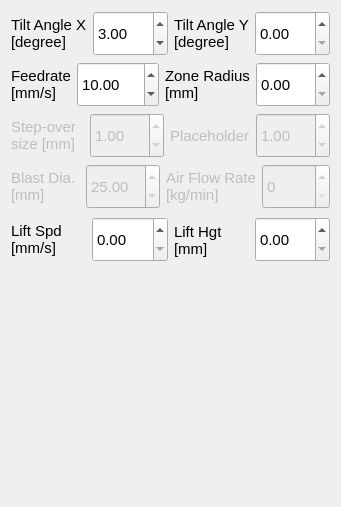
           <widget class="QWidget" name="tab_sandblasting_tool">
            <attribute name="title">
             <string>Sandblasting Tool</string>
            </attribute>
            <layout class="QVBoxLayout" name="verticalLayout_11">
             <item>
              <layout class="QHBoxLayout" name="horizontalLayout_77">
               <item>
                <widget class="QLabel" name="label_132">
                 <property name="minimumSize">
                  <size>
                   <width>0</width>
                   <height>45</height>
                  </size>
                 </property>
                 <property name="font">
                  <font>
                   <pointsize>11</pointsize>
                  </font>
                 </property>
                 <property name="text">
                  <string>Tilt Angle X
[degree]</string>
                 </property>
                </widget>
               </item>
               <item>
                <widget class="QDoubleSpinBox" name="doubleSpinBox_sandblasting_tilt_angle_x">
                 <property name="minimumSize">
                  <size>
                   <width>0</width>
                   <height>45</height>
                  </size>
                 </property>
                 <property name="font">
                  <font>
                   <pointsize>11</pointsize>
                  </font>
                 </property>
                 <property name="styleSheet">
                  <string notr="true"/>
                 </property>
                 <property name="locale">
                  <locale language="English" country="UnitedStates"/>
                 </property>
                 <property name="inputMethodHints">
                  <set>Qt::ImhFormattedNumbersOnly</set>
                 </property>
                 <property name="wrapping">
                  <bool>false</bool>
                 </property>
                 <property name="minimum">
                  <double>-90.000000000000000</double>
                 </property>
                 <property name="maximum">
                  <double>90.000000000000000</double>
                 </property>
                 <property name="value">
                  <double>3.000000000000000</double>
                 </property>
                </widget>
               </item>
               <item>
                <widget class="QLabel" name="label_131">
                 <property name="minimumSize">
                  <size>
                   <width>0</width>
                   <height>45</height>
                  </size>
                 </property>
                 <property name="font">
                  <font>
                   <pointsize>11</pointsize>
                  </font>
                 </property>
                 <property name="text">
                  <string>Tilt Angle Y
[degree]</string>
                 </property>
                </widget>
               </item>
               <item>
                <widget class="QDoubleSpinBox" name="doubleSpinBox_sandblasting_tilt_angle_y">
                 <property name="enabled">
                  <bool>true</bool>
                 </property>
                 <property name="minimumSize">
                  <size>
                   <width>0</width>
                   <height>45</height>
                  </size>
                 </property>
                 <property name="font">
                  <font>
                   <pointsize>11</pointsize>
                  </font>
                 </property>
                 <property name="styleSheet">
                  <string notr="true"/>
                 </property>
                 <property name="locale">
                  <locale language="English" country="UnitedStates"/>
                 </property>
                </widget>
               </item>
              </layout>
             </item>
             <item>
              <layout class="QHBoxLayout" name="horizontalLayout_111">
               <item>
                <widget class="QLabel" name="label_134">
                 <property name="minimumSize">
                  <size>
                   <width>0</width>
                   <height>45</height>
                  </size>
                 </property>
                 <property name="font">
                  <font>
                   <pointsize>11</pointsize>
                  </font>
                 </property>
                 <property name="text">
                  <string>Feedrate
[mm/s]</string>
                 </property>
                </widget>
               </item>
               <item>
                <widget class="QDoubleSpinBox" name="doubleSpinBox_sandblasting_feedrate">
                 <property name="minimumSize">
                  <size>
                   <width>0</width>
                   <height>45</height>
                  </size>
                 </property>
                 <property name="font">
                  <font>
                   <pointsize>11</pointsize>
                  </font>
                 </property>
                 <property name="styleSheet">
                  <string notr="true"/>
                 </property>
                 <property name="locale">
                  <locale language="English" country="UnitedStates"/>
                 </property>
                 <property name="inputMethodHints">
                  <set>Qt::ImhFormattedNumbersOnly</set>
                 </property>
                 <property name="minimum">
                  <double>1.000000000000000</double>
                 </property>
                 <property name="maximum">
                  <double>1000.000000000000000</double>
                 </property>
                 <property name="value">
                  <double>10.000000000000000</double>
                 </property>
                </widget>
               </item>
               <item>
                <widget class="QLabel" name="label_133">
                 <property name="sizePolicy">
                  <sizepolicy hsizetype="Preferred" vsizetype="Fixed">
                   <horstretch>0</horstretch>
                   <verstretch>0</verstretch>
                  </sizepolicy>
                 </property>
                 <property name="font">
                  <font>
                   <pointsize>11</pointsize>
                  </font>
                 </property>
                 <property name="text">
                  <string>Zone Radius
[mm]</string>
                 </property>
                </widget>
               </item>
               <item>
                <widget class="QDoubleSpinBox" name="doubleSpinBox_sandblasting_zone_radius">
                 <property name="minimumSize">
                  <size>
                   <width>0</width>
                   <height>45</height>
                  </size>
                 </property>
                 <property name="font">
                  <font>
                   <pointsize>11</pointsize>
                  </font>
                 </property>
                 <property name="styleSheet">
                  <string notr="true"/>
                 </property>
                 <property name="locale">
                  <locale language="English" country="UnitedStates"/>
                 </property>
                 <property name="decimals">
                  <number>2</number>
                 </property>
                 <property name="maximum">
                  <double>200.000000000000000</double>
                 </property>
                </widget>
               </item>
              </layout>
             </item>
             <item>
              <layout class="QHBoxLayout" name="horizontalLayout_109">
               <item>
                <widget class="QLabel" name="label_136">
                 <property name="enabled">
                  <bool>false</bool>
                 </property>
                 <property name="minimumSize">
                  <size>
                   <width>0</width>
                   <height>45</height>
                  </size>
                 </property>
                 <property name="font">
                  <font>
                   <pointsize>11</pointsize>
                  </font>
                 </property>
                 <property name="text">
                  <string>Step-over
size [mm]</string>
                 </property>
                </widget>
               </item>
               <item>
                <widget class="QDoubleSpinBox" name="doubleSpinBox_sandblasting_step_size">
                 <property name="enabled">
                  <bool>false</bool>
                 </property>
                 <property name="minimumSize">
                  <size>
                   <width>0</width>
                   <height>45</height>
                  </size>
                 </property>
                 <property name="font">
                  <font>
                   <pointsize>11</pointsize>
                  </font>
                 </property>
                 <property name="styleSheet">
                  <string notr="true"/>
                 </property>
                 <property name="locale">
                  <locale language="English" country="UnitedStates"/>
                 </property>
                 <property name="inputMethodHints">
                  <set>Qt::ImhFormattedNumbersOnly</set>
                 </property>
                 <property name="maximum">
                  <double>100.000000000000000</double>
                 </property>
                 <property name="value">
                  <double>1.000000000000000</double>
                 </property>
                </widget>
               </item>
               <item>
                <widget class="QLabel" name="label_137">
                 <property name="enabled">
                  <bool>false</bool>
                 </property>
                 <property name="minimumSize">
                  <size>
                   <width>0</width>
                   <height>45</height>
                  </size>
                 </property>
                 <property name="font">
                  <font>
                   <pointsize>11</pointsize>
                  </font>
                 </property>
                 <property name="text">
                  <string>Placeholder</string>
                 </property>
                </widget>
               </item>
               <item>
                <widget class="QDoubleSpinBox" name="doubleSpinBox_sandblasting_placeholder">
                 <property name="enabled">
                  <bool>false</bool>
                 </property>
                 <property name="minimumSize">
                  <size>
                   <width>0</width>
                   <height>45</height>
                  </size>
                 </property>
                 <property name="font">
                  <font>
                   <pointsize>11</pointsize>
                  </font>
                 </property>
                 <property name="styleSheet">
                  <string notr="true"/>
                 </property>
                 <property name="locale">
                  <locale language="English" country="UnitedStates"/>
                 </property>
                 <property name="inputMethodHints">
                  <set>Qt::ImhFormattedNumbersOnly</set>
                 </property>
                 <property name="maximum">
                  <double>100.000000000000000</double>
                 </property>
                 <property name="value">
                  <double>1.000000000000000</double>
                 </property>
                </widget>
               </item>
              </layout>
             </item>
             <item>
              <layout class="QHBoxLayout" name="horizontalLayout_110">
               <item>
                <widget class="QLabel" name="label_119">
                 <property name="enabled">
                  <bool>false</bool>
                 </property>
                 <property name="minimumSize">
                  <size>
                   <width>0</width>
                   <height>45</height>
                  </size>
                 </property>
                 <property name="font">
                  <font>
                   <pointsize>11</pointsize>
                  </font>
                 </property>
                 <property name="text">
                  <string>Blast Dia.
[mm]</string>
                 </property>
                </widget>
               </item>
               <item>
                <widget class="QDoubleSpinBox" name="doubleSpinBox_sandblasting_blast_dia">
                 <property name="enabled">
                  <bool>false</bool>
                 </property>
                 <property name="minimumSize">
                  <size>
                   <width>0</width>
                   <height>45</height>
                  </size>
                 </property>
                 <property name="font">
                  <font>
                   <pointsize>11</pointsize>
                  </font>
                 </property>
                 <property name="styleSheet">
                  <string notr="true"/>
                 </property>
                 <property name="locale">
                  <locale language="English" country="UnitedStates"/>
                 </property>
                 <property name="inputMethodHints">
                  <set>Qt::ImhFormattedNumbersOnly</set>
                 </property>
                 <property name="maximum">
                  <double>500.000000000000000</double>
                 </property>
                 <property name="value">
                  <double>25.000000000000000</double>
                 </property>
                </widget>
               </item>
               <item>
                <widget class="QLabel" name="label_135">
                 <property name="enabled">
                  <bool>false</bool>
                 </property>
                 <property name="sizePolicy">
                  <sizepolicy hsizetype="Preferred" vsizetype="Fixed">
                   <horstretch>0</horstretch>
                   <verstretch>0</verstretch>
                  </sizepolicy>
                 </property>
                 <property name="font">
                  <font>
                   <pointsize>11</pointsize>
                  </font>
                 </property>
                 <property name="text">
                  <string>Air Flow Rate
[kg/min]</string>
                 </property>
                </widget>
               </item>
               <item>
                <widget class="QDoubleSpinBox" name="doubleSpinBox_sandblasting_air_flow_rate">
                 <property name="enabled">
                  <bool>false</bool>
                 </property>
                 <property name="minimumSize">
                  <size>
                   <width>0</width>
                   <height>45</height>
                  </size>
                 </property>
                 <property name="font">
                  <font>
                   <pointsize>11</pointsize>
                  </font>
                 </property>
                 <property name="styleSheet">
                  <string notr="true"/>
                 </property>
                 <property name="locale">
                  <locale language="English" country="UnitedStates"/>
                 </property>
                 <property name="decimals">
                  <number>0</number>
                 </property>
                 <property name="maximum">
                  <double>200.000000000000000</double>
                 </property>
                </widget>
               </item>
              </layout>
             </item>
             <item>
              <layout class="QHBoxLayout" name="horizontalLayout_74">
               <item>
                <widget class="QLabel" name="label_117">
                 <property name="sizePolicy">
                  <sizepolicy hsizetype="Preferred" vsizetype="Fixed">
                   <horstretch>0</horstretch>
                   <verstretch>0</verstretch>
                  </sizepolicy>
                 </property>
                 <property name="font">
                  <font>
                   <pointsize>11</pointsize>
                  </font>
                 </property>
                 <property name="text">
                  <string>Lift Spd
[mm/s]</string>
                 </property>
                </widget>
               </item>
               <item>
                <widget class="QDoubleSpinBox" name="doubleSpinBox_sandblasting_lift_speed">
                 <property name="minimumSize">
                  <size>
                   <width>0</width>
                   <height>45</height>
                  </size>
                 </property>
                 <property name="font">
                  <font>
                   <pointsize>11</pointsize>
                  </font>
                 </property>
                 <property name="styleSheet">
                  <string notr="true"/>
                 </property>
                 <property name="locale">
                  <locale language="English" country="UnitedStates"/>
                 </property>
                </widget>
               </item>
               <item>
                <widget class="QLabel" name="label_118">
                 <property name="sizePolicy">
                  <sizepolicy hsizetype="Preferred" vsizetype="Fixed">
                   <horstretch>0</horstretch>
                   <verstretch>0</verstretch>
                  </sizepolicy>
                 </property>
                 <property name="minimumSize">
                  <size>
                   <width>0</width>
                   <height>50</height>
                  </size>
                 </property>
                 <property name="font">
                  <font>
                   <pointsize>11</pointsize>
                  </font>
                 </property>
                 <property name="text">
                  <string>Lift Hgt
[mm]</string>
                 </property>
                </widget>
               </item>
               <item>
                <widget class="QDoubleSpinBox" name="doubleSpinBox_sandblasting_lift_height">
                 <property name="minimumSize">
                  <size>
                   <width>0</width>
                   <height>45</height>
                  </size>
                 </property>
                 <property name="font">
                  <font>
                   <pointsize>11</pointsize>
                  </font>
                 </property>
                 <property name="styleSheet">
                  <string notr="true"/>
                 </property>
                 <property name="locale">
                  <locale language="English" country="UnitedStates"/>
                 </property>
                </widget>
               </item>
              </layout>
             </item>
             <item>
              <spacer name="verticalSpacer_7">
               <property name="orientation">
                <enum>Qt::Vertical</enum>
               </property>
               <property name="sizeHint" stdset="0">
                <size>
                 <width>20</width>
                 <height>231</height>
                </size>
               </property>
              </spacer>
             </item>
            </layout>
           </widget>
